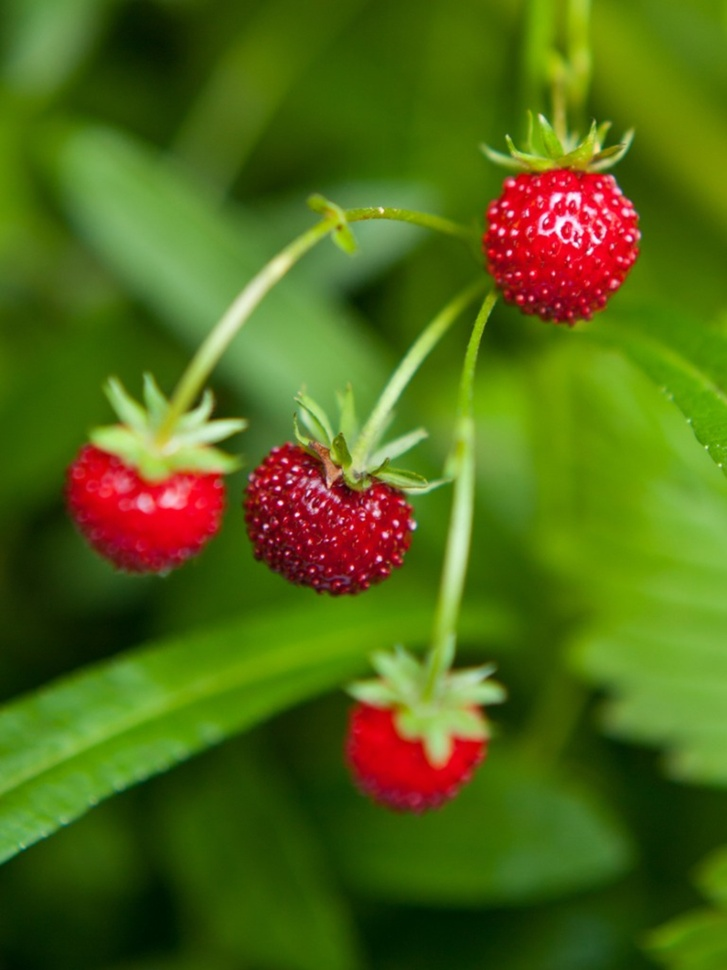
#> input picture straw2.jpeg, 727 x 970 px, shrunk from 1200 x 1600 before the run, found by its file name
$ python step1b.py
#> lines starting #> are read from the running program, lines starting #| are printed output that depends on the picture
import cv2
import numpy as np
import matplotlib.pyplot as plt

def main():
    # Đọc ảnh
    image_path = r"D:\KY_8\TRUNG\T4_AI\CODE\K_MEAN\straw2.jpeg"  # Cập nhật đường dẫn
    image = cv2.imread(image_path)
#> image is the input picture: shape (970, 727, 3); mean B, G, R 21.6, 105.1, 81.6

    # Chuyển ảnh sang HSV
    hsv_image = cv2.cvtColor(image, cv2.COLOR_BGR2HSV)
#> hsv_image: shape (970, 727, 3); mean H, S, V 52.2, 221.6, 118.2

    # In ra chi tiết về kích thước ảnh HSV
    h, w, c = hsv_image.shape
#> h = 970; w = 727; c = 3
    print(f"Chiều cao (h): {h}, Chiều rộng (w): {w}, Số kênh (c): {c}")
#| Chiều cao (h): 970, Chiều rộng (w): 727, Số kênh (c): 3

    # Chuyển đổi ảnh HSV thành dạng dữ liệu cho K-Means (reshaping)
    data = hsv_image.reshape((-1, 3)).astype(np.float32)
    print(f"Dữ liệu sau khi reshaping có dạng: {data.shape}")
#| Dữ liệu sau khi reshaping có dạng: (705190, 3)

    # Hiển thị ảnh gốc và ảnh HSV
    plt.figure(figsize=(20, 10))

    # 1) Ảnh RGB gốc
    plt.subplot(2, 4, 1)
    plt.imshow(cv2.cvtColor(image, cv2.COLOR_BGR2RGB))
    plt.title("Original Image (RGB)")
    plt.axis("off")

    # 2) Ảnh HSV
    plt.subplot(2, 4, 2)
    plt.imshow(hsv_image)
    plt.title("HSV Image")
    plt.axis("off")

    # Tách các kênh H, S, V từ ảnh HSV
    H, S, V = cv2.split(hsv_image)
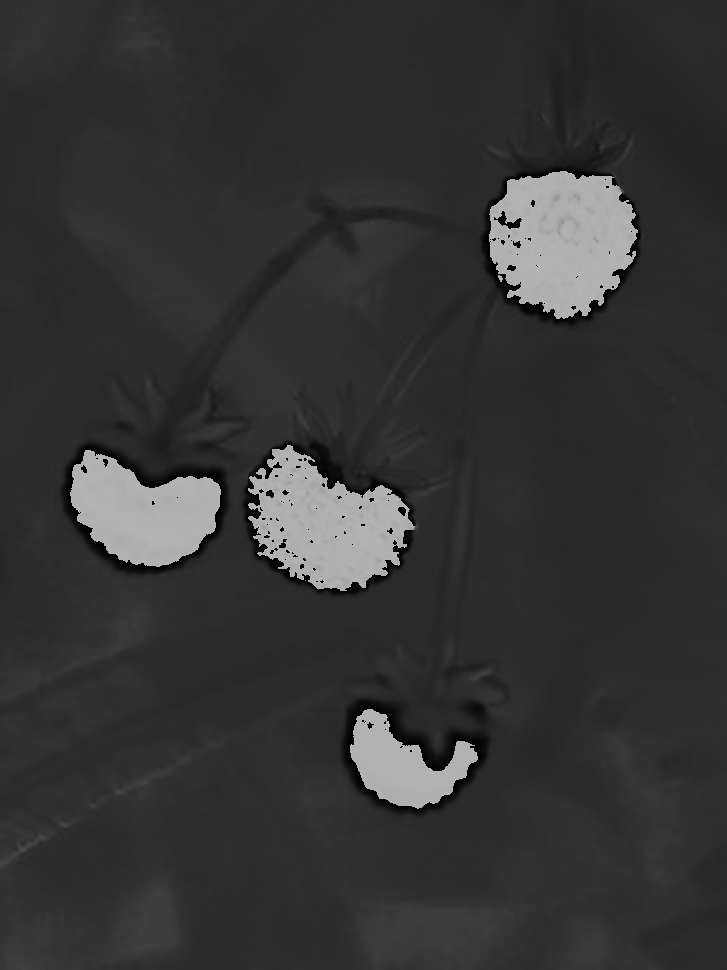
#> H: shape (970, 727); min 0, max 179, mean 52.2
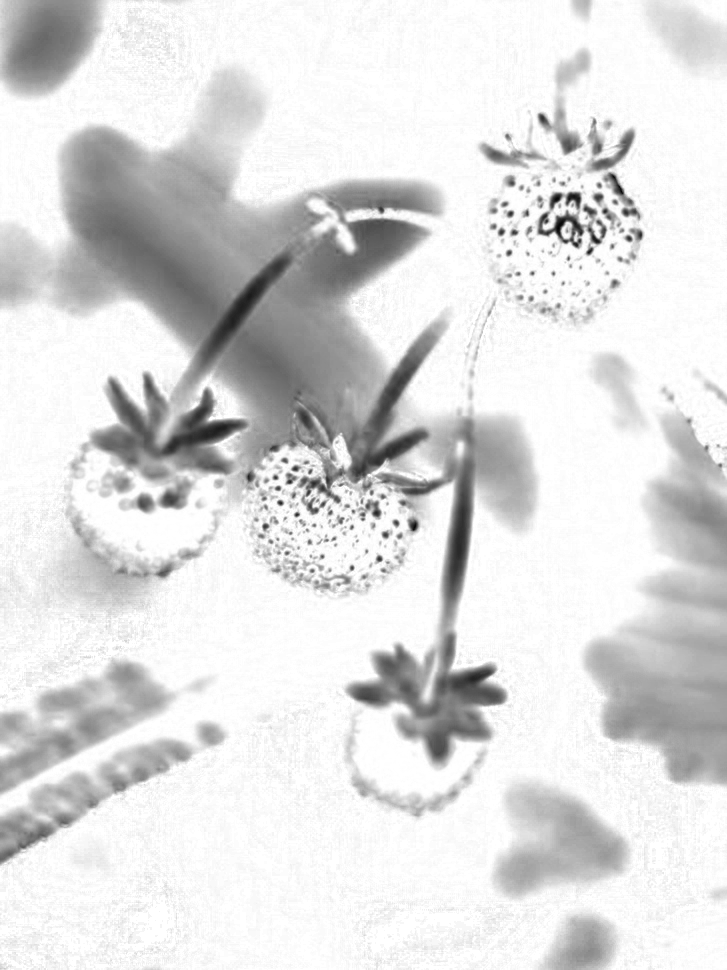
#> S: shape (970, 727); min 3, max 255, mean 221.6
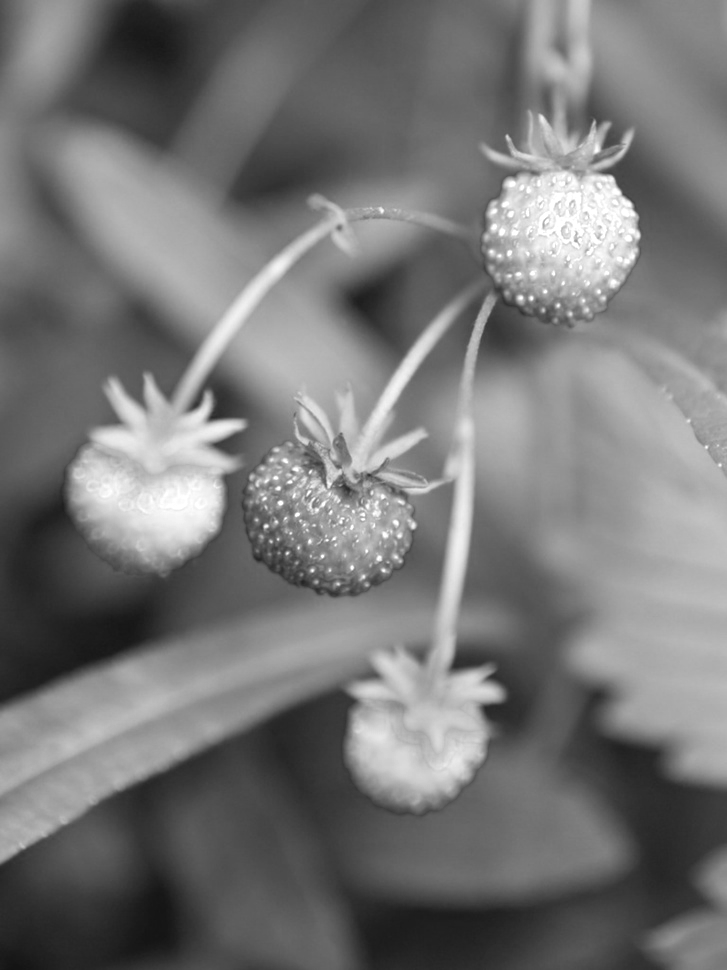
#> V: shape (970, 727); min 19, max 255, mean 118.2

    # 3) Kênh Hue (H)
    plt.subplot(2, 4, 3)
    plt.imshow(H, cmap='gray')
    plt.title("Hue Channel (HSV)")
    plt.axis("off")

    # 4) Kênh Saturation (S)
    plt.subplot(2, 4, 4)
    plt.imshow(S, cmap='gray')
    plt.title("Saturation Channel (HSV)")
    plt.axis("off")

    # 5) Kênh Value (V)
    plt.subplot(2, 4, 5)
    plt.imshow(V, cmap='gray')
    plt.title("Value Channel (HSV)")
    plt.axis("off")

    # In ra dữ liệu cho K-Means
    print("\nDữ liệu được chuẩn bị cho K-Means (mảng 2 chiều):")
    print(data[:7])  # In 7 dòng đầu tiên để kiểm tra
#| [[ 47. 218.  82.]
#|  [ 47. 215.  83.]
#|  [ 47. 212.  84.]
#|  [ 47. 210.  85.]
#|  [ 47. 205.  87.]
#|  [ 47. 198.  90.]
#|  [ 47. 197.  92.]]

    plt.tight_layout()
    plt.show()
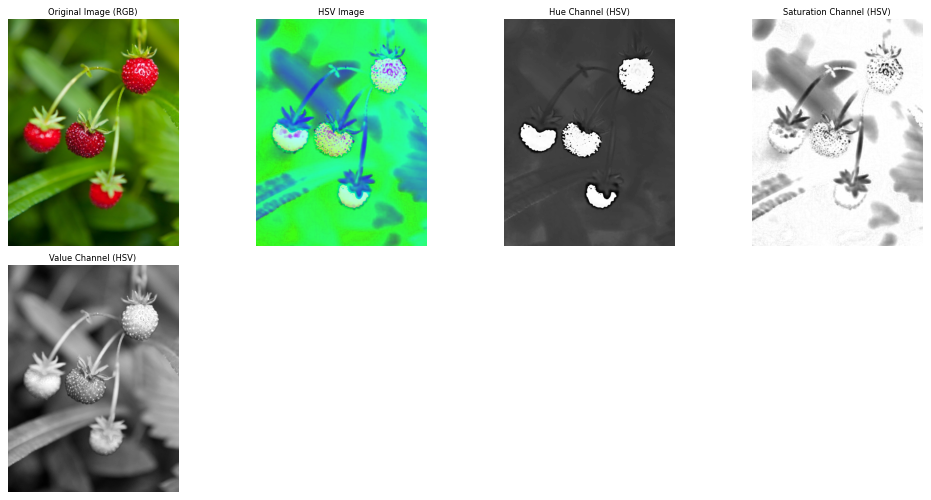
#> figure drawn by matplotlib, 5 panels

if __name__ == "__main__":
    main()

$ run again, with straw1.jpeg copied over straw2.jpeg
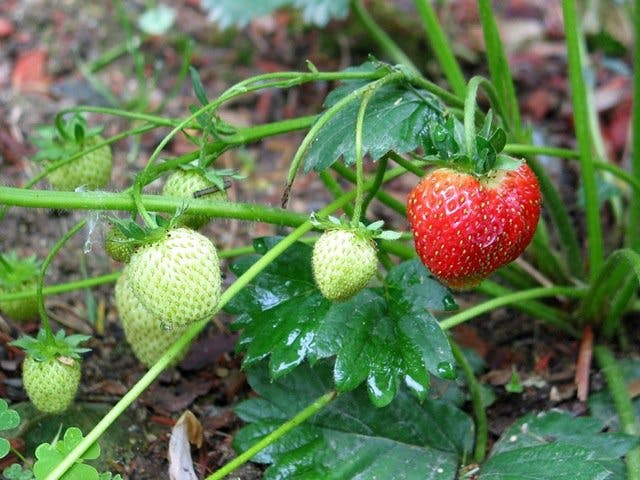
#> input picture straw1.jpeg, 640 x 480 px, found by its file name
#> in main, image is the input picture: shape (480, 640, 3); mean B, G, R 81.8, 120.2, 98.4
#> hsv_image: shape (480, 640, 3); mean H, S, V 55.4, 107.7, 129.1
#| Chiều cao (h): 480, Chiều rộng (w): 640, Số kênh (c): 3
#| Dữ liệu sau khi reshaping có dạng: (307200, 3)
#> in main, `H, S, V = cv2.split(hsv_image)`:
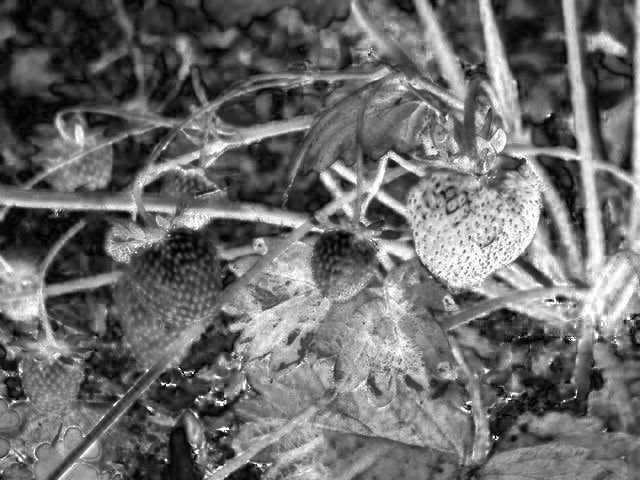
#> S: shape (480, 640); min 0, max 255, mean 107.7
#> in main, `H, S, V = cv2.split(hsv_image)`:
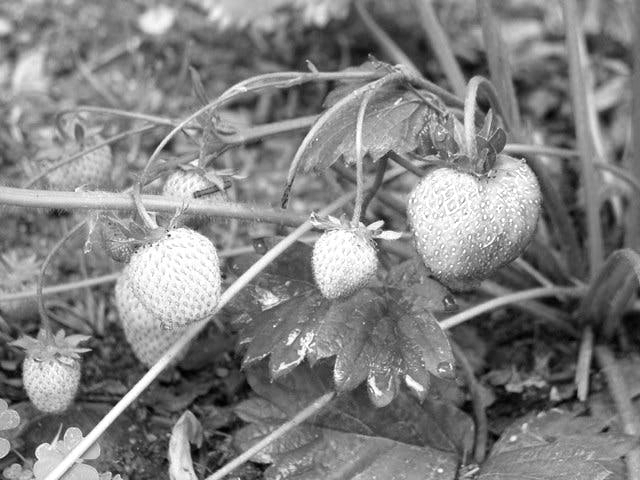
#> V: shape (480, 640); min 0, max 255, mean 129.1
#| [[  8.  20. 139.]
#|  [  5.  22. 139.]
#|  [  2.  27. 140.]
#|  [  0.  33. 140.]
#|  [175.  46. 140.]
#|  [175.  54. 138.]
#> (further printed lines are left out)

$ run again, with tomato.png saved as straw2.jpeg
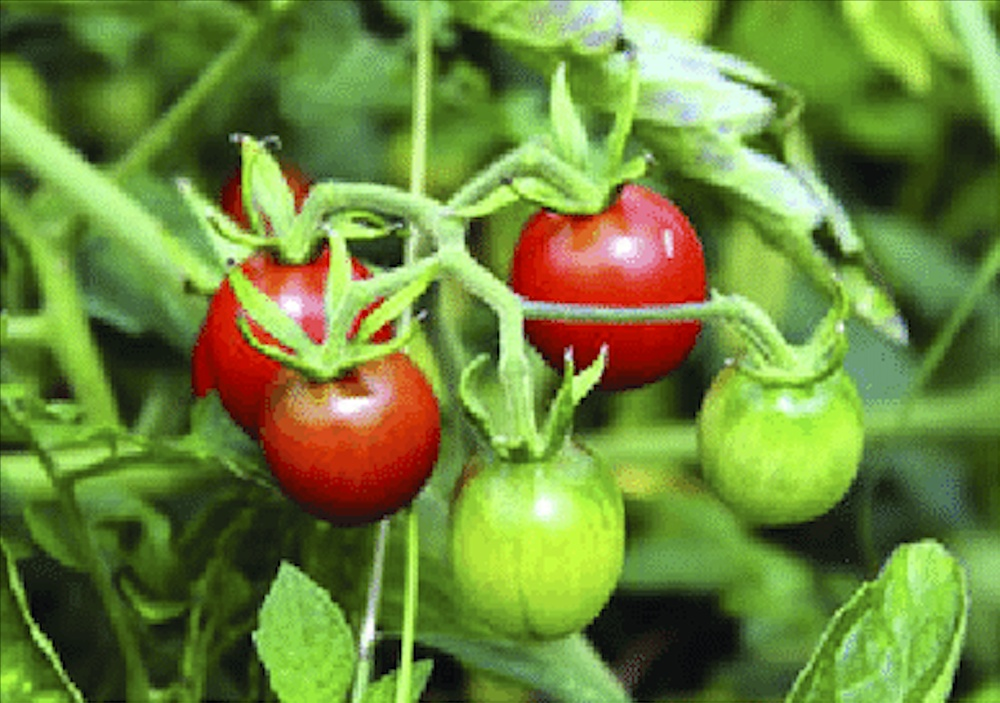
#> input picture tomato.png, 1000 x 703 px, shrunk from 1314 x 924 before the run, found by its file name
#> in main, image is the input picture: shape (703, 1000, 3); mean B, G, R 59.2, 135.6, 110
#> hsv_image: shape (703, 1000, 3); mean H, S, V 44.1, 154.6, 146.3
#| Chiều cao (h): 703, Chiều rộng (w): 1000, Số kênh (c): 3
#| Dữ liệu sau khi reshaping có dạng: (703000, 3)
#> in main, `H, S, V = cv2.split(hsv_image)`:
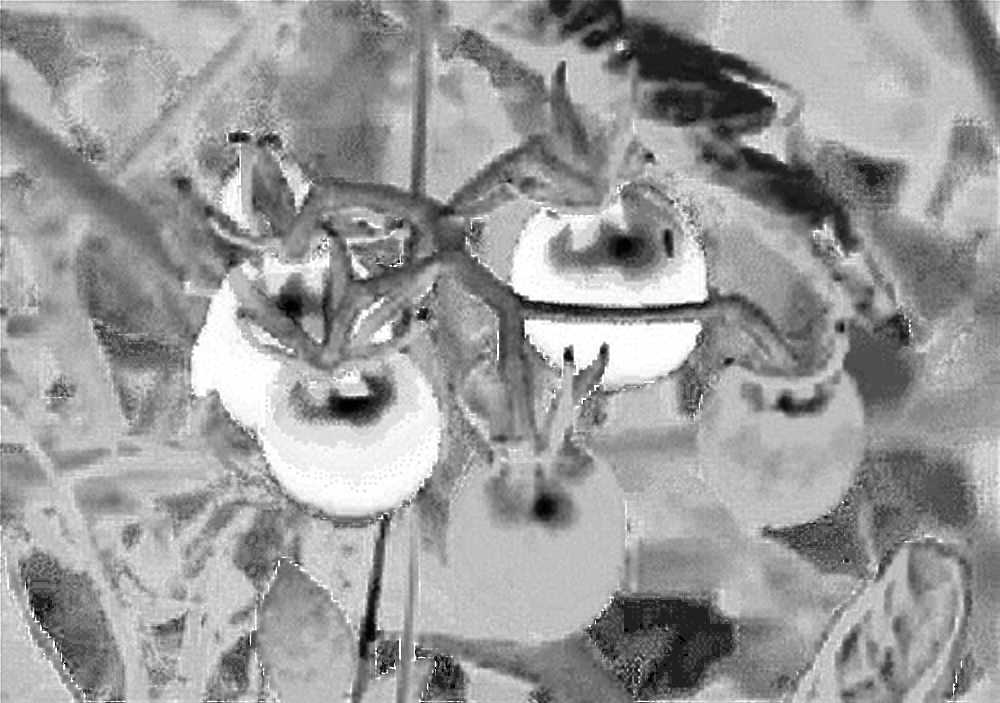
#> S: shape (703, 1000); min 0, max 255, mean 154.6
#> in main, `H, S, V = cv2.split(hsv_image)`:
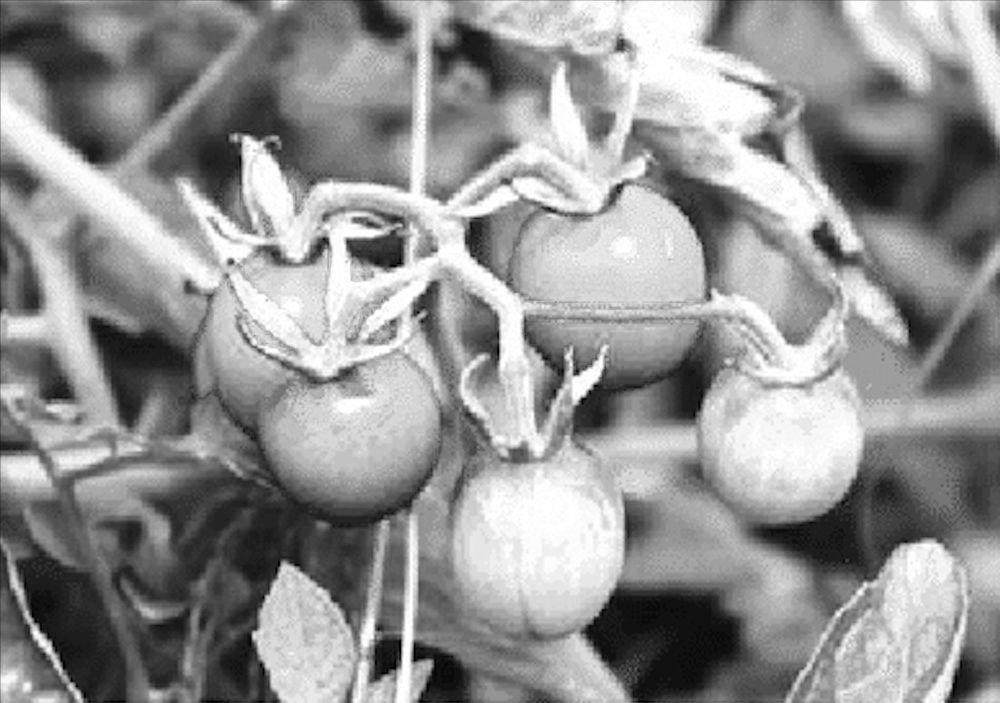
#> V: shape (703, 1000); min 0, max 255, mean 146.3
#| [[ 46. 235.  76.]
#|  [ 45. 193.  99.]
#|  [ 45. 198. 102.]
#|  [ 44. 213. 103.]
#|  [ 44. 222. 101.]
#|  [ 43. 227. 100.]
#> (further printed lines are left out)
